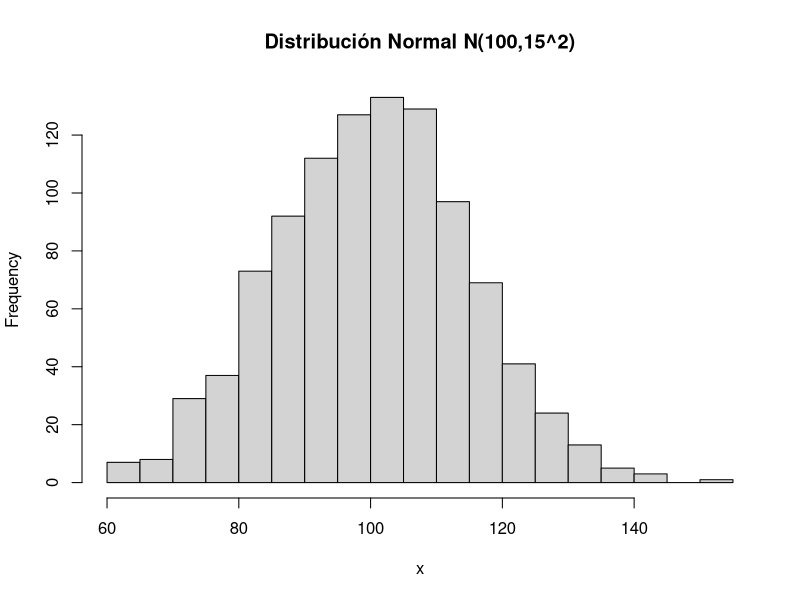
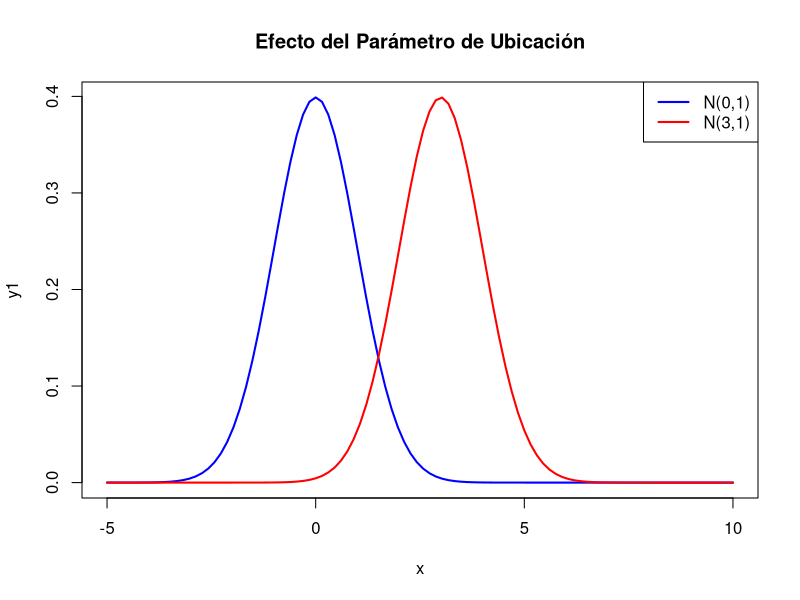
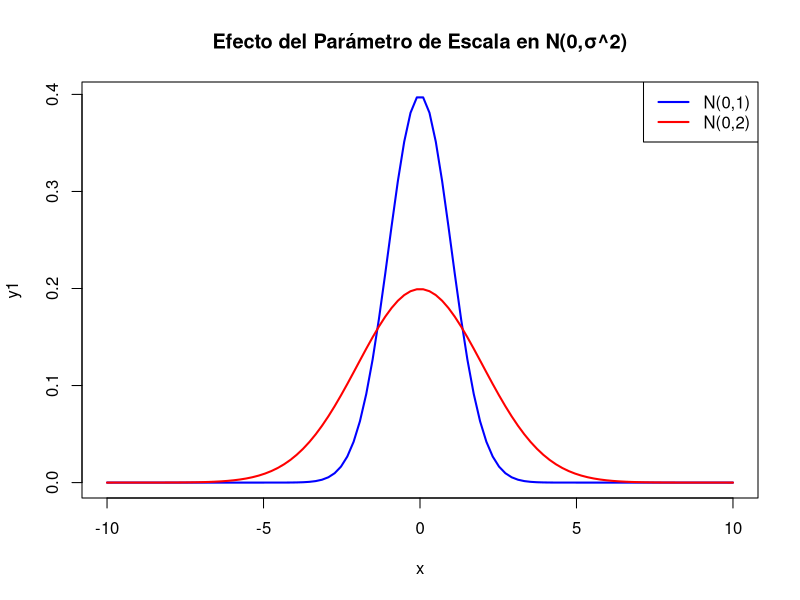
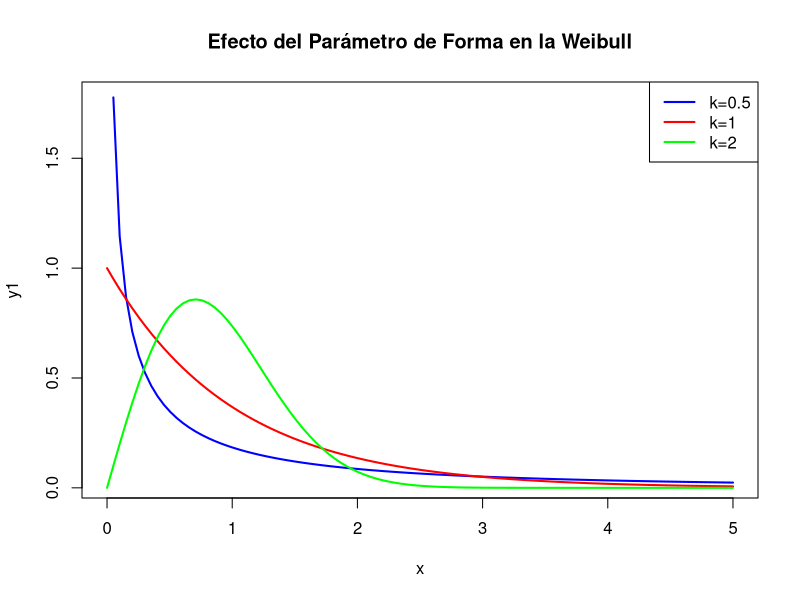

Write the R code that produced these figures, in order.
x <- rnorm(1000, mean = 100, sd = 15)  # Generar 1000 datos
hist(x, breaks = 30, main = "Distribución Normal N(100,15^2)")

#Parametro de hubicacion o desplazamiento
x <- seq(-5, 10, length=100)
y1 <- dnorm(x, mean=0, sd=1)  # N(0,1)
y2 <- dnorm(x, mean=3, sd=1)  # N(3,1)

plot(x, y1, type="l", col="blue", lwd=2, main="Efecto del Parámetro de Ubicación")
lines(x, y2, col="red", lwd=2)
legend("topright", legend=c("N(0,1)", "N(3,1)"), col=c("blue", "red"), lwd=2)


#Parámetro de Escala (β) en Distribuciones de Probabilidad
x <- seq(-10, 10, length=100)
y1 <- dnorm(x, mean=0, sd=1)  # N(0,1)
y2 <- dnorm(x, mean=0, sd=2)  # N(0,2)

plot(x, y1, type="l", col="blue", lwd=2, main="Efecto del Parámetro de Escala en N(0,σ^2)")
lines(x, y2, col="red", lwd=2)
legend("topright", legend=c("N(0,1)", "N(0,2)"), col=c("blue", "red"), lwd=2)

# Parámetro de Forma en la Distribución Weibull
x <- seq(0, 5, length=100)
y1 <- dweibull(x, shape=0.5)  # k=0.5
y2 <- dweibull(x, shape=1)    # k=1
y3 <- dweibull(x, shape=2)    # k=2

plot(x, y1, type="l", col="blue", lwd=2, main="Efecto del Parámetro de Forma en la Weibull")
lines(x, y2, col="red", lwd=2)
lines(x, y3, col="green", lwd=2)
legend("topright", legend=c("k=0.5", "k=1", "k=2"), col=c("blue", "red", "green"), lwd=2)

